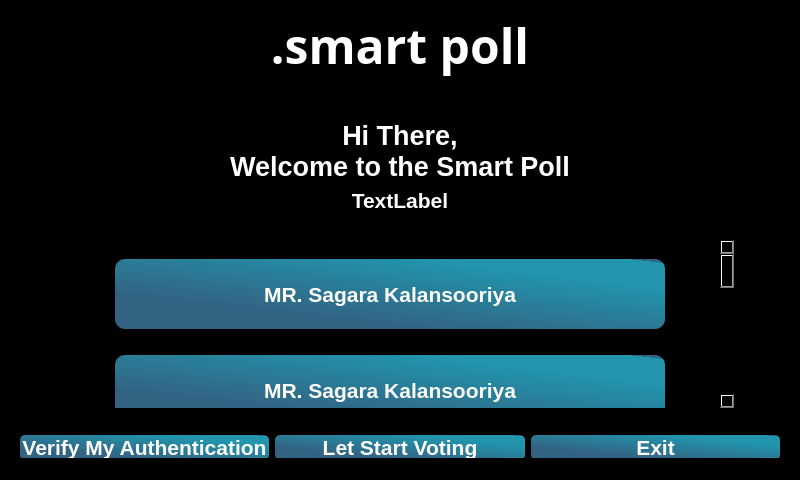
<?xml version="1.0" encoding="UTF-8"?>
<ui version="4.0">
 <class>MainWindow</class>
 <widget class="QMainWindow" name="MainWindow">
  <property name="geometry">
   <rect>
    <x>0</x>
    <y>0</y>
    <width>800</width>
    <height>480</height>
   </rect>
  </property>
  <property name="minimumSize">
   <size>
    <width>800</width>
    <height>480</height>
   </size>
  </property>
  <property name="maximumSize">
   <size>
    <width>800</width>
    <height>480</height>
   </size>
  </property>
  <property name="windowTitle">
   <string>MainWindow</string>
  </property>
  <property name="styleSheet">
   <string notr="true">background-color:rgb(0, 0, 0)</string>
  </property>
  <widget class="QWidget" name="centralwidget">
   <widget class="QFrame" name="body">
    <property name="geometry">
     <rect>
      <x>0</x>
      <y>100</y>
      <width>800</width>
      <height>380</height>
     </rect>
    </property>
    <property name="minimumSize">
     <size>
      <width>800</width>
      <height>380</height>
     </size>
    </property>
    <property name="maximumSize">
     <size>
      <width>16777215</width>
      <height>380</height>
     </size>
    </property>
    <property name="styleSheet">
     <string notr="true"/>
    </property>
    <property name="frameShape">
     <enum>QFrame::StyledPanel</enum>
    </property>
    <property name="frameShadow">
     <enum>QFrame::Raised</enum>
    </property>
    <layout class="QVBoxLayout" name="verticalLayout">
     <item>
      <widget class="QFrame" name="message">
       <property name="maximumSize">
        <size>
         <width>16777214</width>
         <height>1000</height>
        </size>
       </property>
       <property name="frameShape">
        <enum>QFrame::StyledPanel</enum>
       </property>
       <property name="frameShadow">
        <enum>QFrame::Raised</enum>
       </property>
       <layout class="QVBoxLayout" name="verticalLayout_2">
        <property name="leftMargin">
         <number>100</number>
        </property>
        <property name="rightMargin">
         <number>100</number>
        </property>
        <item>
         <widget class="QLabel" name="lbl_message">
          <property name="maximumSize">
           <size>
            <width>600</width>
            <height>3213123</height>
           </size>
          </property>
          <property name="font">
           <font>
            <pointsize>20</pointsize>
            <weight>75</weight>
            <bold>true</bold>
           </font>
          </property>
          <property name="styleSheet">
           <string notr="true">color: rgb(255, 255, 255);</string>
          </property>
          <property name="text">
           <string>Hi There,
Welcome to the Smart Poll</string>
          </property>
          <property name="alignment">
           <set>Qt::AlignCenter</set>
          </property>
         </widget>
        </item>
        <item>
         <widget class="QLabel" name="lbl_message2">
          <property name="font">
           <font>
            <pointsize>16</pointsize>
            <weight>75</weight>
            <bold>true</bold>
           </font>
          </property>
          <property name="styleSheet">
           <string notr="true">color:rgb(255, 255, 255)</string>
          </property>
          <property name="text">
           <string>TextLabel</string>
          </property>
          <property name="alignment">
           <set>Qt::AlignCenter</set>
          </property>
         </widget>
        </item>
       </layout>
      </widget>
     </item>
     <item>
      <widget class="QFrame" name="candidates">
       <property name="frameShape">
        <enum>QFrame::StyledPanel</enum>
       </property>
       <property name="frameShadow">
        <enum>QFrame::Raised</enum>
       </property>
       <layout class="QHBoxLayout" name="horizontalLayout_14">
        <item>
         <widget class="QScrollArea" name="scrollArea">
          <property name="minimumSize">
           <size>
            <width>670</width>
            <height>0</height>
           </size>
          </property>
          <property name="maximumSize">
           <size>
            <width>670</width>
            <height>16777215</height>
           </size>
          </property>
          <property name="widgetResizable">
           <bool>true</bool>
          </property>
          <property name="alignment">
           <set>Qt::AlignCenter</set>
          </property>
          <widget class="QWidget" name="scrollAreaWidgetContents">
           <property name="geometry">
            <rect>
             <x>0</x>
             <y>-503</y>
             <width>651</width>
             <height>684</height>
            </rect>
           </property>
           <layout class="QVBoxLayout" name="verticalLayout_3">
            <item>
             <widget class="QFrame" name="c1">
              <property name="minimumSize">
               <size>
                <width>630</width>
                <height>90</height>
               </size>
              </property>
              <property name="maximumSize">
               <size>
                <width>630</width>
                <height>90</height>
               </size>
              </property>
              <property name="styleSheet">
               <string notr="true">border-bottom:1px solid rgb(20, 20, 20);</string>
              </property>
              <property name="frameShape">
               <enum>QFrame::StyledPanel</enum>
              </property>
              <property name="frameShadow">
               <enum>QFrame::Raised</enum>
              </property>
              <layout class="QHBoxLayout" name="horizontalLayout_19">
               <property name="spacing">
                <number>0</number>
               </property>
               <property name="margin">
                <number>0</number>
               </property>
               <item>
                <widget class="QPushButton" name="b1">
                 <property name="minimumSize">
                  <size>
                   <width>550</width>
                   <height>0</height>
                  </size>
                 </property>
                 <property name="maximumSize">
                  <size>
                   <width>550</width>
                   <height>70</height>
                  </size>
                 </property>
                 <property name="font">
                  <font>
                   <pointsize>16</pointsize>
                   <weight>75</weight>
                   <bold>true</bold>
                  </font>
                 </property>
                 <property name="styleSheet">
                  <string notr="true">QPushButton {
	border:0;
	color: rgb(255, 255, 255);
	border-radius:10px;
	background-color: qlineargradient(spread:repeat, x1:0, y1:1, x2:0.932, y2:0, stop:0 rgba(51, 99, 131, 255), stop:0.272727 rgba(51, 99, 131, 255), stop:0.818182 rgba(33, 150, 173, 255));
}

QPushButton:pressed{
	background-color:rgb(45,45,45);
	border:2px solid rgb(20, 244, 255);
	color:rgb(30,211,231)
}</string>
                 </property>
                 <property name="text">
                  <string>MR. Sagara Kalansooriya</string>
                 </property>
                </widget>
               </item>
              </layout>
             </widget>
            </item>
            <item>
             <widget class="QFrame" name="c2">
              <property name="minimumSize">
               <size>
                <width>630</width>
                <height>90</height>
               </size>
              </property>
              <property name="maximumSize">
               <size>
                <width>630</width>
                <height>90</height>
               </size>
              </property>
              <property name="styleSheet">
               <string notr="true">border-bottom:1px solid rgb(20, 20, 20);</string>
              </property>
              <property name="frameShape">
               <enum>QFrame::StyledPanel</enum>
              </property>
              <property name="frameShadow">
               <enum>QFrame::Raised</enum>
              </property>
              <layout class="QHBoxLayout" name="horizontalLayout_18">
               <property name="spacing">
                <number>0</number>
               </property>
               <property name="margin">
                <number>0</number>
               </property>
               <item>
                <widget class="QPushButton" name="b2">
                 <property name="minimumSize">
                  <size>
                   <width>550</width>
                   <height>0</height>
                  </size>
                 </property>
                 <property name="maximumSize">
                  <size>
                   <width>550</width>
                   <height>70</height>
                  </size>
                 </property>
                 <property name="font">
                  <font>
                   <pointsize>16</pointsize>
                   <weight>75</weight>
                   <bold>true</bold>
                  </font>
                 </property>
                 <property name="styleSheet">
                  <string notr="true">QPushButton {
	border:0;
	color: rgb(255, 255, 255);
	border-radius:10px;
	background-color: qlineargradient(spread:repeat, x1:0, y1:1, x2:0.932, y2:0, stop:0 rgba(51, 99, 131, 255), stop:0.272727 rgba(51, 99, 131, 255), stop:0.818182 rgba(33, 150, 173, 255));
}

QPushButton:pressed{
	background-color:rgb(45,45,45);
	border:2px solid rgb(20, 244, 255);
	color:rgb(30,211,231)
}</string>
                 </property>
                 <property name="text">
                  <string>MR. Sagara Kalansooriya</string>
                 </property>
                </widget>
               </item>
              </layout>
             </widget>
            </item>
            <item>
             <widget class="QFrame" name="c3">
              <property name="minimumSize">
               <size>
                <width>630</width>
                <height>90</height>
               </size>
              </property>
              <property name="maximumSize">
               <size>
                <width>630</width>
                <height>90</height>
               </size>
              </property>
              <property name="styleSheet">
               <string notr="true">border-bottom:1px solid rgb(20, 20, 20);</string>
              </property>
              <property name="frameShape">
               <enum>QFrame::StyledPanel</enum>
              </property>
              <property name="frameShadow">
               <enum>QFrame::Raised</enum>
              </property>
              <layout class="QHBoxLayout" name="horizontalLayout_17">
               <property name="spacing">
                <number>0</number>
               </property>
               <property name="margin">
                <number>0</number>
               </property>
               <item>
                <widget class="QPushButton" name="b3">
                 <property name="minimumSize">
                  <size>
                   <width>550</width>
                   <height>0</height>
                  </size>
                 </property>
                 <property name="maximumSize">
                  <size>
                   <width>550</width>
                   <height>70</height>
                  </size>
                 </property>
                 <property name="font">
                  <font>
                   <pointsize>16</pointsize>
                   <weight>75</weight>
                   <bold>true</bold>
                  </font>
                 </property>
                 <property name="styleSheet">
                  <string notr="true">QPushButton {
	border:0;
	color: rgb(255, 255, 255);
	border-radius:10px;
	background-color: qlineargradient(spread:repeat, x1:0, y1:1, x2:0.932, y2:0, stop:0 rgba(51, 99, 131, 255), stop:0.272727 rgba(51, 99, 131, 255), stop:0.818182 rgba(33, 150, 173, 255));
}

QPushButton:pressed{
	background-color:rgb(45,45,45);
	border:2px solid rgb(20, 244, 255);
	color:rgb(30,211,231)
}</string>
                 </property>
                 <property name="text">
                  <string>MR. Sagara Kalansooriya</string>
                 </property>
                </widget>
               </item>
              </layout>
             </widget>
            </item>
            <item>
             <widget class="QFrame" name="c4">
              <property name="minimumSize">
               <size>
                <width>630</width>
                <height>90</height>
               </size>
              </property>
              <property name="maximumSize">
               <size>
                <width>630</width>
                <height>90</height>
               </size>
              </property>
              <property name="styleSheet">
               <string notr="true">border-bottom:1px solid rgb(20, 20, 20);</string>
              </property>
              <property name="frameShape">
               <enum>QFrame::StyledPanel</enum>
              </property>
              <property name="frameShadow">
               <enum>QFrame::Raised</enum>
              </property>
              <layout class="QHBoxLayout" name="horizontalLayout_16">
               <property name="spacing">
                <number>0</number>
               </property>
               <property name="margin">
                <number>0</number>
               </property>
               <item>
                <widget class="QPushButton" name="b4">
                 <property name="minimumSize">
                  <size>
                   <width>550</width>
                   <height>0</height>
                  </size>
                 </property>
                 <property name="maximumSize">
                  <size>
                   <width>550</width>
                   <height>70</height>
                  </size>
                 </property>
                 <property name="font">
                  <font>
                   <pointsize>16</pointsize>
                   <weight>75</weight>
                   <bold>true</bold>
                  </font>
                 </property>
                 <property name="styleSheet">
                  <string notr="true">QPushButton {
	border:0;
	color: rgb(255, 255, 255);
	border-radius:10px;
	background-color: qlineargradient(spread:repeat, x1:0, y1:1, x2:0.932, y2:0, stop:0 rgba(51, 99, 131, 255), stop:0.272727 rgba(51, 99, 131, 255), stop:0.818182 rgba(33, 150, 173, 255));
}

QPushButton:pressed{
	background-color:rgb(45,45,45);
	border:2px solid rgb(20, 244, 255);
	color:rgb(30,211,231)
}</string>
                 </property>
                 <property name="text">
                  <string>MR. Sagara Kalansooriya</string>
                 </property>
                </widget>
               </item>
              </layout>
             </widget>
            </item>
            <item>
             <widget class="QFrame" name="c5">
              <property name="minimumSize">
               <size>
                <width>630</width>
                <height>90</height>
               </size>
              </property>
              <property name="maximumSize">
               <size>
                <width>630</width>
                <height>90</height>
               </size>
              </property>
              <property name="styleSheet">
               <string notr="true">border-bottom:1px solid rgb(20, 20, 20);</string>
              </property>
              <property name="frameShape">
               <enum>QFrame::StyledPanel</enum>
              </property>
              <property name="frameShadow">
               <enum>QFrame::Raised</enum>
              </property>
              <layout class="QHBoxLayout" name="horizontalLayout_15">
               <property name="spacing">
                <number>0</number>
               </property>
               <property name="margin">
                <number>0</number>
               </property>
               <item>
                <widget class="QPushButton" name="b5">
                 <property name="minimumSize">
                  <size>
                   <width>550</width>
                   <height>0</height>
                  </size>
                 </property>
                 <property name="maximumSize">
                  <size>
                   <width>550</width>
                   <height>70</height>
                  </size>
                 </property>
                 <property name="font">
                  <font>
                   <pointsize>16</pointsize>
                   <weight>75</weight>
                   <bold>true</bold>
                  </font>
                 </property>
                 <property name="styleSheet">
                  <string notr="true">QPushButton {
	border:0;
	color: rgb(255, 255, 255);
	border-radius:10px;
	background-color: qlineargradient(spread:repeat, x1:0, y1:1, x2:0.932, y2:0, stop:0 rgba(51, 99, 131, 255), stop:0.272727 rgba(51, 99, 131, 255), stop:0.818182 rgba(33, 150, 173, 255));
}

QPushButton:pressed{
	background-color:rgb(45,45,45);
	border:2px solid rgb(20, 244, 255);
	color:rgb(30,211,231)
}</string>
                 </property>
                 <property name="text">
                  <string>MR. Sagara Kalansooriya</string>
                 </property>
                </widget>
               </item>
              </layout>
             </widget>
            </item>
            <item>
             <widget class="QFrame" name="c6">
              <property name="minimumSize">
               <size>
                <width>630</width>
                <height>90</height>
               </size>
              </property>
              <property name="maximumSize">
               <size>
                <width>630</width>
                <height>90</height>
               </size>
              </property>
              <property name="styleSheet">
               <string notr="true">border-bottom:1px solid rgb(20, 20, 20);</string>
              </property>
              <property name="frameShape">
               <enum>QFrame::StyledPanel</enum>
              </property>
              <property name="frameShadow">
               <enum>QFrame::Raised</enum>
              </property>
              <layout class="QHBoxLayout" name="horizontalLayout_12">
               <property name="spacing">
                <number>0</number>
               </property>
               <property name="margin">
                <number>0</number>
               </property>
               <item>
                <widget class="QPushButton" name="b6">
                 <property name="minimumSize">
                  <size>
                   <width>550</width>
                   <height>0</height>
                  </size>
                 </property>
                 <property name="maximumSize">
                  <size>
                   <width>550</width>
                   <height>70</height>
                  </size>
                 </property>
                 <property name="font">
                  <font>
                   <pointsize>16</pointsize>
                   <weight>75</weight>
                   <bold>true</bold>
                  </font>
                 </property>
                 <property name="styleSheet">
                  <string notr="true">QPushButton {
	border:0;
	color: rgb(255, 255, 255);
	border-radius:10px;
	background-color: qlineargradient(spread:repeat, x1:0, y1:1, x2:0.932, y2:0, stop:0 rgba(51, 99, 131, 255), stop:0.272727 rgba(51, 99, 131, 255), stop:0.818182 rgba(33, 150, 173, 255));
}

QPushButton:pressed{
	background-color:rgb(45,45,45);
	border:2px solid rgb(20, 244, 255);
	color:rgb(30,211,231)
}</string>
                 </property>
                 <property name="text">
                  <string>MR. Sagara Kalansooriya</string>
                 </property>
                </widget>
               </item>
              </layout>
             </widget>
            </item>
            <item>
             <widget class="QFrame" name="c7">
              <property name="minimumSize">
               <size>
                <width>630</width>
                <height>90</height>
               </size>
              </property>
              <property name="maximumSize">
               <size>
                <width>630</width>
                <height>90</height>
               </size>
              </property>
              <property name="styleSheet">
               <string notr="true">border-bottom:1px solid rgb(20, 20, 20);</string>
              </property>
              <property name="frameShape">
               <enum>QFrame::StyledPanel</enum>
              </property>
              <property name="frameShadow">
               <enum>QFrame::Raised</enum>
              </property>
              <layout class="QHBoxLayout" name="horizontalLayout_3">
               <property name="spacing">
                <number>0</number>
               </property>
               <property name="margin">
                <number>0</number>
               </property>
               <item>
                <widget class="QPushButton" name="b7">
                 <property name="minimumSize">
                  <size>
                   <width>550</width>
                   <height>0</height>
                  </size>
                 </property>
                 <property name="maximumSize">
                  <size>
                   <width>550</width>
                   <height>70</height>
                  </size>
                 </property>
                 <property name="font">
                  <font>
                   <pointsize>16</pointsize>
                   <weight>75</weight>
                   <bold>true</bold>
                  </font>
                 </property>
                 <property name="styleSheet">
                  <string notr="true">QPushButton {
	border:0;
	color: rgb(255, 255, 255);
	border-radius:10px;
	background-color: qlineargradient(spread:repeat, x1:0, y1:1, x2:0.932, y2:0, stop:0 rgba(51, 99, 131, 255), stop:0.272727 rgba(51, 99, 131, 255), stop:0.818182 rgba(33, 150, 173, 255));
}

QPushButton:pressed{
	background-color:rgb(45,45,45);
	border:2px solid rgb(20, 244, 255);
	color:rgb(30,211,231)
}</string>
                 </property>
                 <property name="text">
                  <string>MR. Sagara Kalansooriya</string>
                 </property>
                </widget>
               </item>
              </layout>
             </widget>
            </item>
           </layout>
          </widget>
         </widget>
        </item>
       </layout>
      </widget>
     </item>
     <item>
      <widget class="QFrame" name="buttons">
       <property name="maximumSize">
        <size>
         <width>16777215</width>
         <height>80</height>
        </size>
       </property>
       <property name="frameShape">
        <enum>QFrame::StyledPanel</enum>
       </property>
       <property name="frameShadow">
        <enum>QFrame::Raised</enum>
       </property>
       <layout class="QHBoxLayout" name="horizontalLayout">
        <item>
         <widget class="QPushButton" name="verify">
          <property name="maximumSize">
           <size>
            <width>290</width>
            <height>80</height>
           </size>
          </property>
          <property name="font">
           <font>
            <pointsize>16</pointsize>
            <weight>75</weight>
            <bold>true</bold>
           </font>
          </property>
          <property name="styleSheet">
           <string notr="true">QPushButton {
	color: rgb(255, 255, 255);
	border-radius:5px;
	background-color: qlineargradient(spread:repeat, x1:0, y1:1, x2:0.932, y2:0, stop:0 rgba(51, 99, 131, 255), stop:0.272727 rgba(51, 99, 131, 255), stop:0.818182 rgba(33, 150, 173, 255));
}

QPushButton:pressed{
	background-color:rgb(45,45,45);
	border:2px solid rgb(20, 244, 255);
	color:rgb(30,211,231)
}</string>
          </property>
          <property name="text">
           <string>Verify My Authentication</string>
          </property>
         </widget>
        </item>
        <item>
         <widget class="QPushButton" name="start_vote">
          <property name="maximumSize">
           <size>
            <width>290</width>
            <height>80</height>
           </size>
          </property>
          <property name="font">
           <font>
            <pointsize>16</pointsize>
            <weight>75</weight>
            <bold>true</bold>
           </font>
          </property>
          <property name="styleSheet">
           <string notr="true">QPushButton {
	color: rgb(255, 255, 255);
	border-radius:5px;
	background-color: qlineargradient(spread:repeat, x1:0, y1:1, x2:0.932, y2:0, stop:0 rgba(51, 99, 131, 255), stop:0.272727 rgba(51, 99, 131, 255), stop:0.818182 rgba(33, 150, 173, 255));
}

QPushButton:pressed{
	background-color:rgb(45,45,45);
	border:2px solid rgb(20, 244, 255);
	color:rgb(30,211,231)
}</string>
          </property>
          <property name="text">
           <string>Let Start Voting</string>
          </property>
         </widget>
        </item>
        <item>
         <widget class="QPushButton" name="exit">
          <property name="maximumSize">
           <size>
            <width>290</width>
            <height>80</height>
           </size>
          </property>
          <property name="font">
           <font>
            <pointsize>16</pointsize>
            <weight>75</weight>
            <bold>true</bold>
           </font>
          </property>
          <property name="styleSheet">
           <string notr="true">QPushButton {
	color: rgb(255, 255, 255);
	border-radius:5px;
	background-color: qlineargradient(spread:repeat, x1:0, y1:1, x2:0.932, y2:0, stop:0 rgba(51, 99, 131, 255), stop:0.272727 rgba(51, 99, 131, 255), stop:0.818182 rgba(33, 150, 173, 255));
}

QPushButton:pressed{
	background-color:rgb(45,45,45);
	border:2px solid rgb(20, 244, 255);
	color:rgb(30,211,231)
}</string>
          </property>
          <property name="text">
           <string>Exit</string>
          </property>
         </widget>
        </item>
       </layout>
      </widget>
     </item>
    </layout>
   </widget>
   <widget class="QFrame" name="header">
    <property name="geometry">
     <rect>
      <x>0</x>
      <y>0</y>
      <width>800</width>
      <height>90</height>
     </rect>
    </property>
    <property name="minimumSize">
     <size>
      <width>800</width>
      <height>90</height>
     </size>
    </property>
    <property name="maximumSize">
     <size>
      <width>800</width>
      <height>90</height>
     </size>
    </property>
    <property name="frameShape">
     <enum>QFrame::StyledPanel</enum>
    </property>
    <property name="frameShadow">
     <enum>QFrame::Raised</enum>
    </property>
    <layout class="QHBoxLayout" name="horizontalLayout_13">
     <item>
      <widget class="QLabel" name="lbl_header">
       <property name="font">
        <font>
         <family>Lucida Fax</family>
         <pointsize>36</pointsize>
         <weight>75</weight>
         <italic>false</italic>
         <bold>true</bold>
        </font>
       </property>
       <property name="styleSheet">
        <string notr="true">color:rgb(255, 255, 255)</string>
       </property>
       <property name="text">
        <string>.smart poll</string>
       </property>
       <property name="alignment">
        <set>Qt::AlignCenter</set>
       </property>
      </widget>
     </item>
    </layout>
   </widget>
  </widget>
  <widget class="QStatusBar" name="statusbar"/>
 </widget>
 <resources/>
 <connections/>
</ui>
